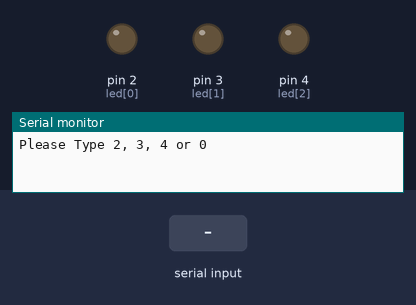
The sketch below on a simulated Arduino Uno, built with avr-gcc and run on an emulated ATmega328P. Shown: output pins drawn as LEDs (lit = HIGH), the last lines printed to the serial monitor. Inputs (shaded band) come from the test bench.

Above: at 1.2 s.
1.3 s: "2" received over Serial
At 2.2 s:
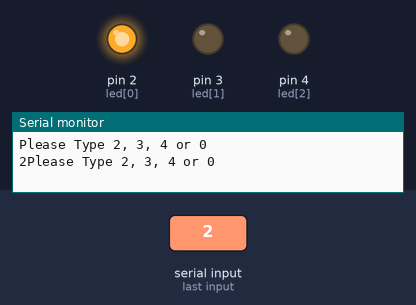
2.8 s: "3" received over Serial
At 3.3 s:
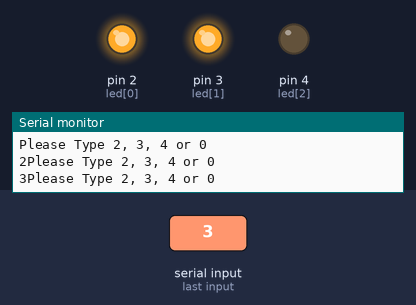
4.3 s: "4" received over Serial
At 5.5 s:
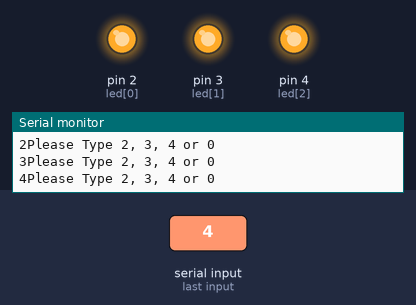
5.8 s: "0" received over Serial
At 6.8 s:
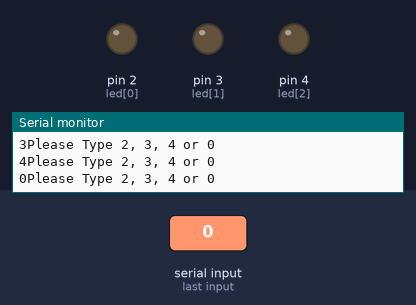
7.3 s: "3" received over Serial
At 8.0 s:
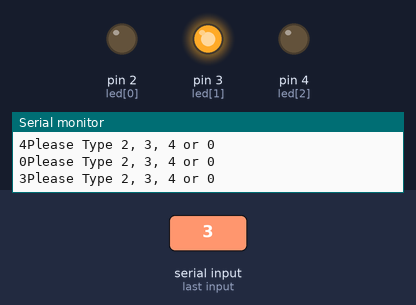
8.8 s: "4" received over Serial
At 9.1 s:
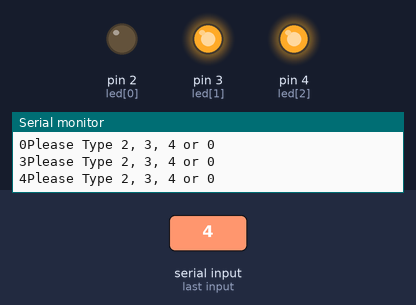
Timing chart, 0 to 11.3 s (numbered marks = the images above; inputs shaded):
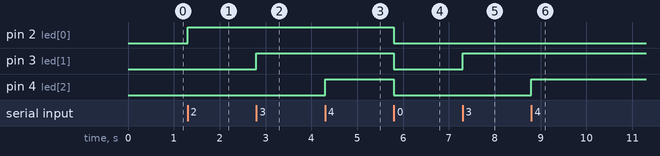

The sketch:

Read_Byte_2_3_4.ino
```cpp
char BYTE;
int led[] = {
  2,3,4};

void setup(){

  Serial.begin(9600);

  for(int i=0; i<=2; i++){
    pinMode(led[i], OUTPUT);
  } //for

} //setup

void loop(){

  Serial.println("Please Type 2, 3, 4 or 0");
  while (!Serial.available());
  BYTE = Serial.read();
  Serial.print(BYTE);
  chooseLED(BYTE);

} //loop

void chooseLED(char myChar){

  if(myChar == '2'){
    digitalWrite(led[0], HIGH);
  } //if2

  if(myChar == '3'){
    digitalWrite(led[1], HIGH);
  } //if3

  if(myChar == '4'){
    digitalWrite(led[2], HIGH);
  } //if4

  if(myChar == '0'){
    clearAll();
  } //if0

} //chooseLED

void clearAll(){

  for(int i=0; i<=2; i++){
    digitalWrite(led[i], LOW);
  } //for

} //clearAll
```

Measured:
- after the input at 1.3 s, pin 2 (led[0]): LOW → HIGH at once
- after the input at 2.8 s, pin 3 (led[1]): LOW → HIGH at once
- after the input at 4.3 s, pin 4 (led[2]): LOW → HIGH at once
- after the input at 5.8 s, pin 2 (led[0]), pin 3 (led[1]), pin 4 (led[2]): HIGH → LOW at once
- after the input at 7.3 s, pin 3 (led[1]): LOW → HIGH at once
- after the input at 8.8 s, pin 4 (led[2]): LOW → HIGH at once
